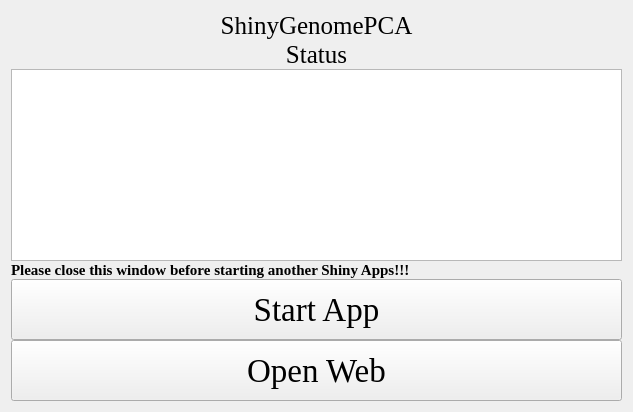
<?xml version="1.0" encoding="UTF-8"?>
<ui version="4.0">
 <class>Form</class>
 <widget class="QWidget" name="Form">
  <property name="geometry">
   <rect>
    <x>0</x>
    <y>0</y>
    <width>633</width>
    <height>412</height>
   </rect>
  </property>
  <property name="windowTitle">
   <string>Form</string>
  </property>
  <property name="styleSheet">
   <string notr="true">background-image: url(D:/tools/Pycharm/pyqt/logo/green_back.png);</string>
  </property>
  <layout class="QGridLayout" name="gridLayout_4">
   <property name="verticalSpacing">
    <number>0</number>
   </property>
   <item row="0" column="0">
    <layout class="QGridLayout" name="gridLayout_5">
     <property name="verticalSpacing">
      <number>0</number>
     </property>
     <item row="0" column="0" colspan="3">
      <widget class="QLabel" name="label">
       <property name="sizePolicy">
        <sizepolicy hsizetype="Preferred" vsizetype="Fixed">
         <horstretch>0</horstretch>
         <verstretch>0</verstretch>
        </sizepolicy>
       </property>
       <property name="font">
        <font>
         <family>Times New Roman</family>
         <pointsize>19</pointsize>
        </font>
       </property>
       <property name="text">
        <string>ShinyGenomePCA</string>
       </property>
       <property name="alignment">
        <set>Qt::AlignCenter</set>
       </property>
      </widget>
     </item>
     <item row="3" column="0" colspan="3">
      <widget class="QLabel" name="label_4">
       <property name="sizePolicy">
        <sizepolicy hsizetype="Preferred" vsizetype="Fixed">
         <horstretch>0</horstretch>
         <verstretch>0</verstretch>
        </sizepolicy>
       </property>
       <property name="font">
        <font>
         <family>Times New Roman</family>
         <pointsize>19</pointsize>
        </font>
       </property>
       <property name="text">
        <string>Status</string>
       </property>
       <property name="alignment">
        <set>Qt::AlignCenter</set>
       </property>
      </widget>
     </item>
     <item row="5" column="0" rowspan="2" colspan="3">
      <widget class="QTextBrowser" name="textBrowser">
       <property name="styleSheet">
        <string notr="true">background-image: url(D:/Documents/Desktop/white.png)</string>
       </property>
      </widget>
     </item>
     <item row="7" column="0" colspan="3">
      <widget class="QLabel" name="label_3">
       <property name="sizePolicy">
        <sizepolicy hsizetype="Preferred" vsizetype="Fixed">
         <horstretch>0</horstretch>
         <verstretch>0</verstretch>
        </sizepolicy>
       </property>
       <property name="font">
        <font>
         <family>Times New Roman</family>
         <pointsize>11</pointsize>
         <weight>75</weight>
         <bold>true</bold>
        </font>
       </property>
       <property name="text">
        <string>Please close this window before starting another Shiny Apps!!!</string>
       </property>
      </widget>
     </item>
     <item row="8" column="0" colspan="3">
      <widget class="QPushButton" name="pushButton">
       <property name="sizePolicy">
        <sizepolicy hsizetype="Preferred" vsizetype="Preferred">
         <horstretch>0</horstretch>
         <verstretch>0</verstretch>
        </sizepolicy>
       </property>
       <property name="font">
        <font>
         <family>Times New Roman</family>
         <pointsize>25</pointsize>
        </font>
       </property>
       <property name="text">
        <string>Start App</string>
       </property>
      </widget>
     </item>
     <item row="9" column="0" colspan="3">
      <widget class="QPushButton" name="pushButton_2">
       <property name="sizePolicy">
        <sizepolicy hsizetype="Preferred" vsizetype="Preferred">
         <horstretch>0</horstretch>
         <verstretch>0</verstretch>
        </sizepolicy>
       </property>
       <property name="font">
        <font>
         <family>Times New Roman</family>
         <pointsize>25</pointsize>
        </font>
       </property>
       <property name="text">
        <string>Open Web</string>
       </property>
      </widget>
     </item>
    </layout>
   </item>
  </layout>
 </widget>
 <resources/>
 <connections/>
</ui>
